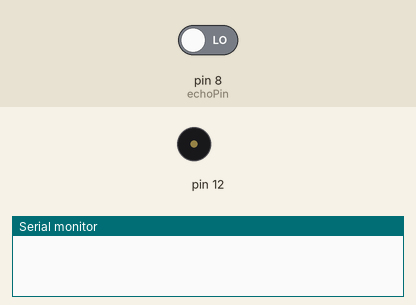
The sketch below on a simulated Arduino Uno, built with avr-gcc and run on an emulated ATmega328P. Parts: buzzer (waves = sounding), the last lines printed to the serial monitor. The test bench sets the inputs (shaded band); at power-on: pin 8 (echoPin) LOW.

Above: at 0.1 s.
At 1.1 s:
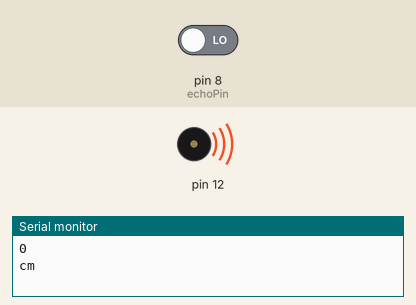
Timing chart, 0 to 2.6 s (numbered marks = the images above):
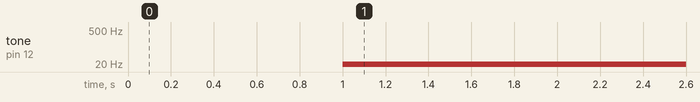

Measured:
- by itself, tone on pin 12: silent → 1 Hz at 1.0 s

The sketch:

ult.ino
```cpp
int trigPin = 11;
int echoPin = 8;


void setup( ) {
  // put your setup code here, to run once:
pinMode(trigPin,OUTPUT);
pinMode(echoPin,INPUT);
pinMode(12,OUTPUT);
Serial.begin (115200);
}

void loop() {
  // put your main code here, to run repeatedly:
int duration;
int distance;
digitalWrite(trigPin,LOW);
delayMicroseconds(2);
digitalWrite(trigPin,HIGH);
delayMicroseconds(10);

duration = pulseIn(echoPin,HIGH);
distance = (duration *.034)/2;

if(distance<=50) {
  tone(12,HIGH);
  }


Serial.println(distance);
Serial.println("cm");
}
```
